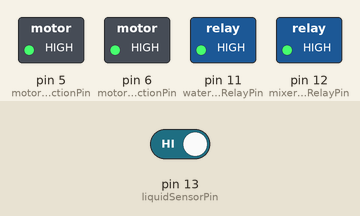
This program was run on a simulated Arduino Leonardo, built with avr-gcc and run on an emulated ATmega32U4. Shown: switched loads named in the program (green lamp = pin HIGH). Inputs (shaded band) come from the test bench; at power-on: pin 13 (liquidSensorPin) HIGH.

Above: at 1.2 s.
1.3 s: pin 13 (liquidSensorPin) driven LOW
At 1.8 s:
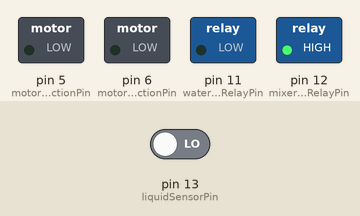
At 6.8 s:
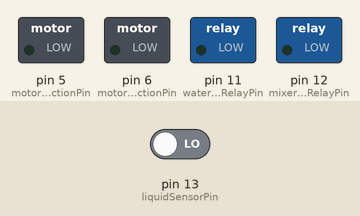
7.7 s: pin 13 (liquidSensorPin) driven HIGH
At 10.2 s:
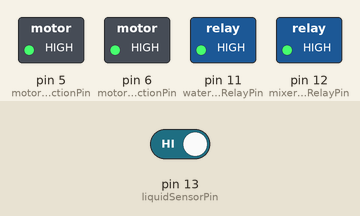
Timing chart, 0 to 11.7 s (numbered marks = the images above; inputs shaded):
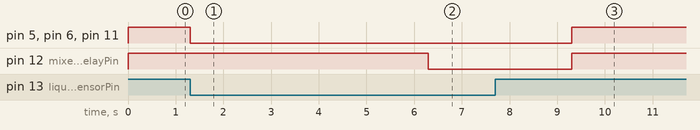

Measured:
- after the input at 1.3 s, pin 5 (motor1DirectionPin), pin 6 (motor2DirectionPin), pin 11 (waterSolenoidRelayPin): HIGH → LOW at once; pin 12 (mixerMotorRelayPin): HIGH → LOW after 5.0 s
- after the input at 7.7 s, pin 5 (motor1DirectionPin), pin 6 (motor2DirectionPin), pin 11 (waterSolenoidRelayPin), pin 12 (mixerMotorRelayPin): LOW → HIGH after 1.6 s

The program:

main.cpp
```cpp
#include <Arduino.h>

// Constants and Pin Configuration
const int liquidSensorPin = 13;
const int mixerMotorRelayPin = 12;
const int waterSolenoidRelayPin = 11;
const int motor1DirectionPin = 5; // Auger motor
const int motor2DirectionPin = 6; // Agitator motor
const unsigned long sensorHighTimeout = 10000; // Timeout duration in milliseconds, set to 10 seconds

// Helper Functions Declarations
void dispenseWater(bool state);
void operateMixer(bool state);
void operateAuger(bool state);
void operateAgitator(bool state);
void mixForDuration(unsigned long duration);

void setup() {
    // Initialize serial communication at 9600 bits per second
    Serial.begin(9600);
    // Enable internal pull-up resistor
    pinMode(liquidSensorPin, INPUT_PULLUP);

    pinMode(mixerMotorRelayPin, OUTPUT);
    pinMode(waterSolenoidRelayPin, OUTPUT);
    pinMode(motor1DirectionPin, OUTPUT);
    pinMode(motor2DirectionPin, OUTPUT);

    // Initialize relays to OFF position
    digitalWrite(mixerMotorRelayPin, LOW);
    digitalWrite(waterSolenoidRelayPin, LOW);
    digitalWrite(motor1DirectionPin, LOW);
    digitalWrite(motor2DirectionPin, LOW);
}

void loop() {

    // Check for low milk level
    if (digitalRead(liquidSensorPin) == HIGH) {
        // Start dispensing process
        dispenseWater(true);
        operateAuger(true);
        operateAgitator(true);
        operateMixer(true);

        // Wait until the milk level reaches the sensor
        while(digitalRead(liquidSensorPin) == HIGH);

        // Stop dispensing water and powder, continue mixing
        dispenseWater(false);
        operateAuger(false);
        operateAgitator(false);

        // Mix for additional 5 seconds
        mixForDuration(5000);
    }

    // Go back to idle state
    delay(3000); // Delay for stability, adjust as needed
}

// Helper Functions Definitions
void dispenseWater(bool state) {
    digitalWrite(waterSolenoidRelayPin, state ? HIGH : LOW);
}

void operateMixer(bool state) {
    digitalWrite(mixerMotorRelayPin, state ? HIGH : LOW);
}

void operateAuger(bool state) {
    digitalWrite(motor1DirectionPin, state ? HIGH : LOW); // Assumes HIGH to run motor
}

void operateAgitator(bool state) {
    digitalWrite(motor2DirectionPin, state ? HIGH : LOW); // Assumes HIGH to run motor
}

void mixForDuration(unsigned long duration) {
    unsigned long startTime = millis();
    while(millis() - startTime < duration) {
        operateMixer(true);
    }
    operateMixer(false);
}
```
